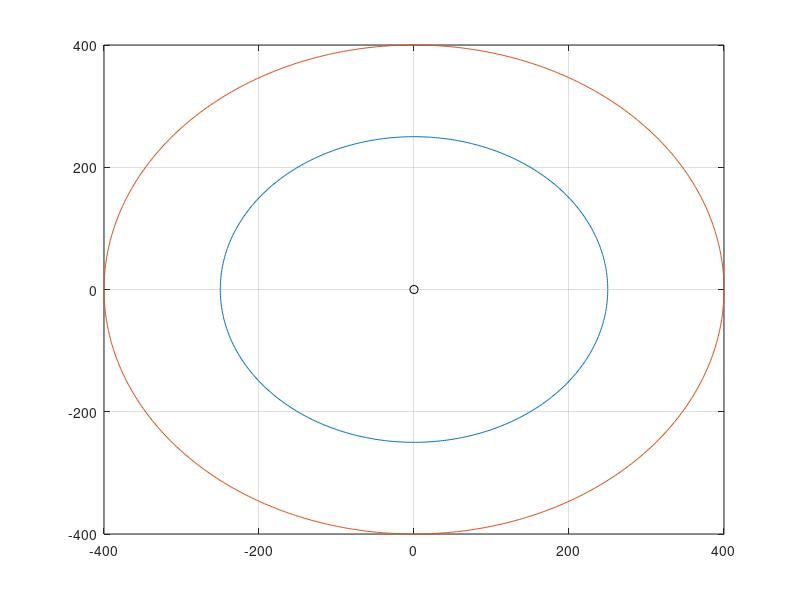

This figure's MATLAB source: (Note: this script raises an error after producing the figure.)
k=5;
theat=0:0.01:2*pi;
%画出工作区域
x1=250*cos(theat);
y1=250*sin(theat);
x2=400*cos(theat);
y2=400*sin(theat);
figure(5);
plot(x1,y1,x2,y2);
hold on;
plot(0,0,'ok');
hold on;
axis([-400 400 -400 400]);
grid on;
a=ginput(k);
lx=a(:,1);
ly=a(:,2);
figure(5);
plot(lx,ly,'r');
hold on;
i=1;
m=0;
while i<k
T=getplot(a(i,1),a(i,2),a(i+1,1),a(i+1,2),m);
m=m+T;
i=i+1;
end